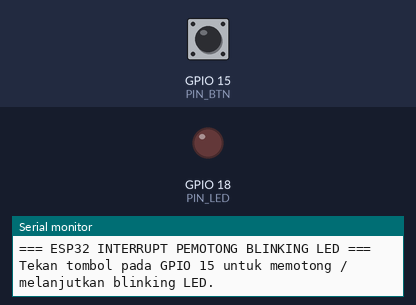
Recording of a sketch running on a simulated ESP32. Shown: output pins drawn as LEDs (lit = HIGH), the last lines printed to the serial monitor. The inputs (shaded band) are chosen by the test bench; at power-on: GPIO 15 (PIN_BTN) HIGH.

Above: at 1.2 s.
1.3 s: GPIO 15 (PIN_BTN) pulled LOW for 0.15 s
At 2.0 s:
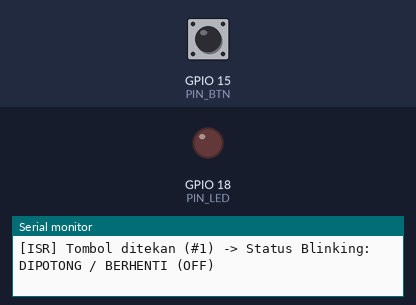
2.9 s: GPIO 15 (PIN_BTN) pulled LOW for 1 s
At 3.7 s:
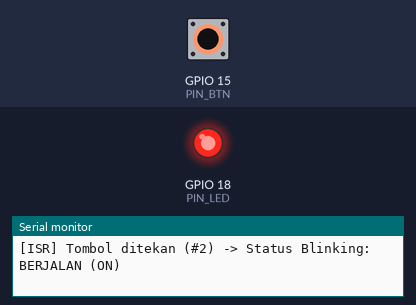
5.9 s: GPIO 15 (PIN_BTN) pulled LOW for 3.2 s
At 6.5 s:
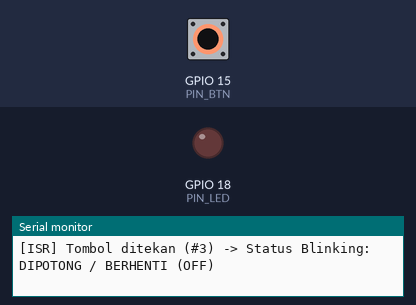
Timing chart, 0 to 8.9 s (numbered marks = the images above; inputs shaded):
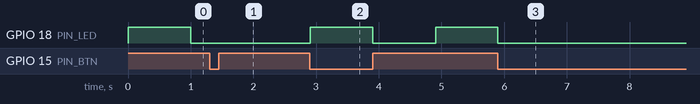

Measured:
- after the input at 1.3 s, GPIO 18 (PIN_LED): stays LOW (without the input it goes to HIGH after 0.70 s)
- after the input at 2.9 s, GPIO 18 (PIN_LED): LOW → HIGH at once, → LOW 1.0 s later, → HIGH 1.0 s later
- after the input at 5.9 s, GPIO 18 (PIN_LED): goes on until 5.9 s, then stays LOW

The sketch:

sketch.ino
```cpp
// ============================================================================
// Program Interrupt Pemotong Blinking LED - ESP32 (Hardware Interrupt IRAM_ATTR)
// ============================================================================
// PERSIAPAN ARDUINO IDE v2 (INSTALASI BOARD ESP32 BY ESPRESSIF SYSTEMS):
// 1. Buka Arduino IDE v2, klik menu File -> Preferences (atau Ctrl + ,).
// 2. Pada kolom "Additional boards manager URLs", masukkan URL resmi berikut:
//    https://espressif.github.io/arduino-esp32/package_esp32_index.json
//     lalu klik OK.
// 3. Buka menu Tools -> Board -> Boards Manager... (atau klik ikon Boards
//    Manager di sidebar kiri Arduino IDE v2).
// 4. Ketik "esp32" pada kolom pencarian, cari paket:
//    "esp32 by Espressif Systems", lalu klik tombol Install.
// 5. Setelah selesai terinstal, pilih board dan port:
//    - Klik Tools -> Board -> esp32 -> pilih "DOIT ESP32 DEVKIT V1"
//      (atau "ESP32 Dev Module" sesuai tipe board fisik yang digunakan).
//    - Klik Tools -> Port -> pilih port serial ESP32 (COMx di Windows atau
//      /dev/ttyUSB0 / /dev/ttyACM0 di Linux).
// 6. Klik tombol Upload (ikon panah kanan). Jika muncul tulisan "Connecting...",
//    tekan dan tahan tombol fisik BOOT pada board ESP32 selama 2 detik.
//
// RANGKAIAN ESP32:
// - LED Anoda -> GPIO 18 (melalui resistor 220 Ohm ke GND)
// - Push Button -> GPIO 15 dan GND (INPUT_PULLUP)
// Catatan: Berbeda dengan Arduino Uno, ESP32 mendukung attachInterrupt() pada
// semua pin GPIO input (hindari GPIO 6-11 karena dipakai SPI Flash internal).
// ============================================================================

#include <Arduino.h>

const int PIN_LED = 18;
const int PIN_BTN = 15;

volatile bool blinkAktif = true;
volatile uint32_t lastInterruptMs = 0;
volatile uint32_t jumlahPotong = 0;
volatile bool statusBerubah = false;

// Wajib menggunakan IRAM_ATTR pada ESP32 agar ISR disimpan di Internal SRAM (IRAM)
void IRAM_ATTR potongBlinkISR() {
  uint32_t sekarang = millis();
  // Software debouncing 200 ms
  if (sekarang - lastInterruptMs > 200) {
    blinkAktif = !blinkAktif;
    if (!blinkAktif) {
      digitalWrite(PIN_LED, LOW); // Langsung matikan LED detik itu juga
    }
    jumlahPotong++;
    statusBerubah = true;
    lastInterruptMs = sekarang;
  }
}

// Fungsi delay yang langsung keluar begitu interrupt memotong blinking
void delayPotong(uint32_t ms) {
  uint32_t mulai = millis();
  while (millis() - mulai < ms) {
    if (!blinkAktif) return;
    delay(1); // Memberi waktu idle bagi Watchdog Timer FreeRTOS ESP32
  }
}

void setup() {
  Serial.begin(115200);
  pinMode(PIN_LED, OUTPUT);
  pinMode(PIN_BTN, INPUT_PULLUP);

  // Pasang Hardware Interrupt pada tepi turun (FALLING: HIGH -> LOW saat tombol ditekan)
  attachInterrupt(digitalPinToInterrupt(PIN_BTN), potongBlinkISR, FALLING);

  Serial.println("=== ESP32 INTERRUPT PEMOTONG BLINKING LED ===");
  Serial.println("Tekan tombol pada GPIO 15 untuk memotong / melanjutkan blinking LED.");
}

void loop() {
  if (statusBerubah) {
    statusBerubah = false;
    Serial.printf("[ISR] Tombol ditekan (#%lu) -> Status Blinking: %s\n",
                  jumlahPotong,
                  blinkAktif ? "BERJALAN (ON)" : "DIPOTONG / BERHENTI (OFF)");
  }

  if (blinkAktif) {
    digitalWrite(PIN_LED, HIGH);
    delayPotong(1000);
    digitalWrite(PIN_LED, LOW);
    delayPotong(1000);
  } else {
    delay(10); // Jaga agar FreeRTOS idle task tidak mengalami Watchdog Reset
  }
}
```
